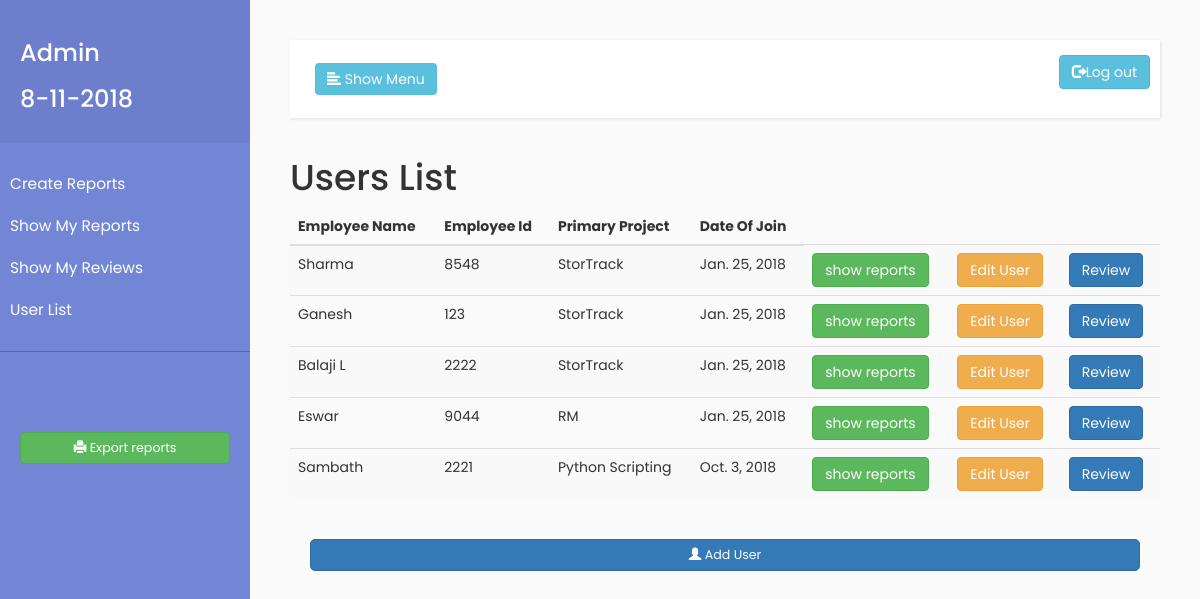
Page /userlist/ (signed in) on the committed database.
### report/models.py (models this page shows, shortened)
class CustomUser(AbstractUser):
    objects         = CustomUserManager()
    id              = models.AutoField(primary_key=True)
    primary_project = models.CharField(max_length=250)
    Empid           = models.IntegerField()
    EmpName         = models.CharField(max_length=250)
    date_join       = models.DateField(blank=True, null=True)
    primary_process = models.CharField(max_length=250)
    processwillInclude = models.CharField(blank=True, max_length=250)
    Designation = models.CharField(blank=True, max_length=250, null=True)

### report/views.py (the view)
# urls.py: path('userlist/' ,views.UserList.as_view(),name='userlist'),
class UserList(generic.ListView):
    context_object_name = 'emp_list'   # your own name for the list as a template variable
    queryset = CustomUser.objects.all()#filter(Empid='2002')[:5] # Get 5 books containing the title war
    template_name = 'users/usrlist.html'

### report/templates/users/usrlist.html
{% extends 'base.html'%}
{% block content %}
{% if user.is_superuser %}
  <h1>Users List</h1>
  {% if emp_list %}
  <from method = "POST">
	<table class="table table-striped">
	  <thead>
	    <tr>
	      <th>Employee Name</th>
	      <th>Employee Id</th>
	      <th>Primary Project</th>
	      <th>Date Of Join</th>
	    </tr>
	  </thead>
	   	<tbody id="myTable">
	    {% for emp in emp_list %}
               {%if not emp.username == 'Admin'%}
	        <tr>
	        <td>{{ emp.EmpName |title }}</td>
	        <td>{{ emp.Empid }}</td>
	        <td>{{ emp.primary_project }}</td>
	        <td>{{ emp.date_join }}</td>
	        <td value ="{{ emp.Empid }}" name="{{ emp.Empid }}" id="myTable"><a href="/reportlist/{{ emp.Empid }}" class="btn btn-success btn-md">
	          show reports
	        </a></td>
	        <td value ="{{ emp.Empid }}" name="{{ emp.Empid }}" id="myTable"><a href="/useredit/{{ emp.Empid }}" class="btn btn-warning btn-md">
	          Edit User
	        </a></td>
	        <td value ="{{ emp.Empid }}" name="{{ emp.Empid }}" id="myTable"><a href="/review/{{ emp.Empid }}" class="btn btn-primary btn-md">
	          Review
	        </a></td>
	        </tr>
               {%endif%}
	    {% endfor %}
	    </tbody>
    </table>
    </from>
  <ul class="list-unstyled CTAs">
     <a href="{% url 'signup' %}" class="btn btn-primary btn-md">
     <span class="glyphicon glyphicon-user"></span> Add User
     </a>
  </ul>
  {% else %}
    <p>There are no books in the library.</p>
  {% endif %}
 {% else %}
    <h1>You are not permited to view list Go back {{user.username}} </h1>
  {% endif %}
{% endblock %}

### templates/base.html (shortened to what this page needs)
{% load static %}
<!DOCTYPE html>
<html>
    <head>
        <link href="{% static 'css/bootstrap.min.css' %}" rel="stylesheet" type= "image/gif" size = "16x16">
        <link rel="stylesheet" href="https://maxcdn.bootstrapcdn.com/bootstrap/3.3.7/css/bootstrap.min.css">
        <link href="{% static 'css/style2.css' %}" rel="stylesheet">
        <link rel="stylesheet" href="https://cdnjs.cloudflare.com/ajax/libs/malihu-custom-scrollbar-plugin/3.1.5/jquery.mCustomScrollbar.min.css">
    </head>
    <body>
        <div class="wrapper">
            <nav id="sidebar">
                <div class="sidebar-header">
                    <h3>{{ user.username|title }}</h3>
					<h3 id="today_date"></h3>
                </div>
                <ul class="list-unstyled components">
                	<li>
                       <a href="/reports">Create Reports</a>
                    </li>
                    <li>
                       <a href="/reportlist">Show My Reports</a>
                    </li>
                    <li>
                       <a href="/reviewlist">Show My Reviews</a>
                    </li>
                    {% if user.is_superuser %}
                    <li>
                        <a href="/userlist">User List</a>
                    </li>
                    {% endif %}
                </ul>
                <ul class="list-unstyled CTAs">
                </ul>
                <ul class="list-unstyled CTAs">
                	{% if user.is_superuser %}
                    <a href="{% url 'export_users_xls' %}" class="btn btn-success btn-md">
			          <span class="glyphicon glyphicon-print"></span> Export reports
			        </a>
                    {% endif %}
                </ul>
            </nav>
            <div id="content">
                <nav class="navbar navbar-default">
                    <div class="container-fluid">
                        <div class="navbar-header">
                            <button type="button" id="sidebarCollapse" class="btn btn-info navbar-btn">
                                <i class="glyphicon glyphicon-align-left"></i>
                                <span>Show Menu</span>
                            </button>
                        </div>
						<div class="navbar-header navbar-right">
                            <ul class="nav navbar-nav navbar-right">
                                <a href="/logout" class="btn btn-info btn-md">
						        <span class="glyphicon glyphicon-log-out"></span>Log out</a>
                            </ul>
                        </div>
                    </div>
                </nav>
				{% block content %}
		    	{% endblock %}
            </div>
        </div>
    </body>
</html>

### static/css/style2.css (style rules this page uses)
body { font-family: 'Poppins', sans-serif; background: #fafafa; }
a, a:hover, a:focus { color: inherit; text-decoration: none; transition: all 0.3s; }
.navbar { padding: 15px 10px; background: #fff; border: none; border-radius: 0; margin-bottom: 40px; box-shadow: 1px 1px 3px rgba(0, 0, 0, 0.1); }
.navbar-btn { box-shadow: none; outline: none !important; border: none; }
#sidebar { width: 250px; position: fixed; top: 0; left: 0; height: 100vh; z-index: 999; background: #7386D5; color: #fff; transition: all 0.3s; }
#sidebar .sidebar-header { padding: 20px; background: #6d7fcc; }
#sidebar ul.components { padding: 20px 0; border-bottom: 1px solid #47748b; }
#sidebar ul li a { padding: 10px; font-size: 1.1em; display: block; }
ul.CTAs { padding: 20px; }
ul.CTAs a { text-align: center; font-size: 0.9em !important; display: block; border-radius: 5px; margin-bottom: 5px; }
#content { width: calc(100% - 250px); padding: 40px; min-height: 100vh; transition: all 0.3s; position: absolute; top: 0; right: 0; }

### rows in the picture
CustomUser: username "Admin"
CustomUser: EmpName "Sharma", Empid "8548", primary_project "StorTrack", date_join "Jan. 25, 2018"
CustomUser: EmpName "Ganesh", Empid "123", primary_project "StorTrack", date_join "Jan. 25, 2018"
CustomUser: EmpName "Balaji L", Empid "2222", primary_project "StorTrack", date_join "Jan. 25, 2018"
CustomUser: EmpName "Eswar", Empid "9044", primary_project "RM", date_join "Jan. 25, 2018"
CustomUser: EmpName "Sambath", Empid "2221", primary_project "Python Scripting", date_join "Oct. 3, 2018"
